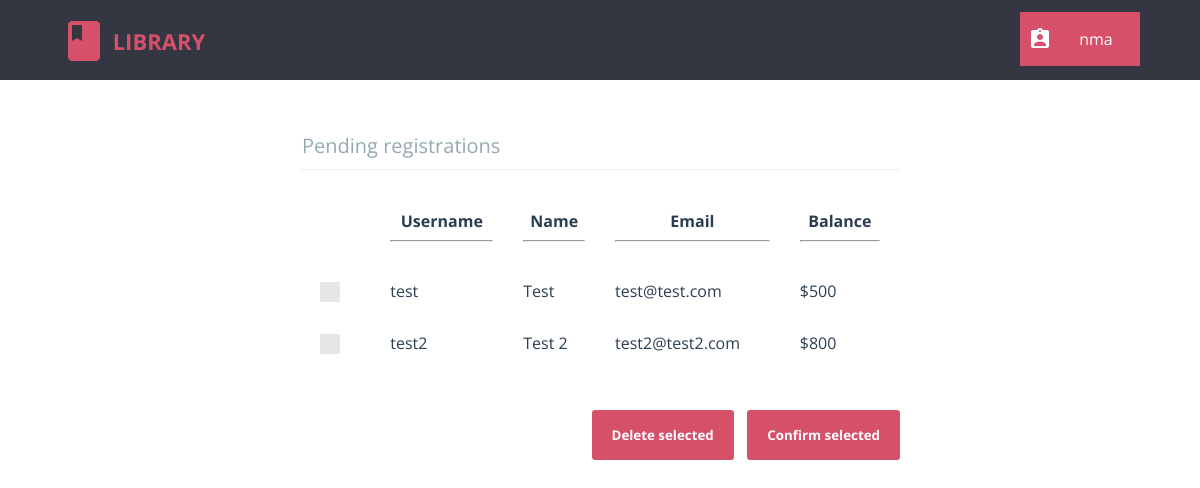
Before: /librarian/pending_registrations.php (signed in) with the older database file.
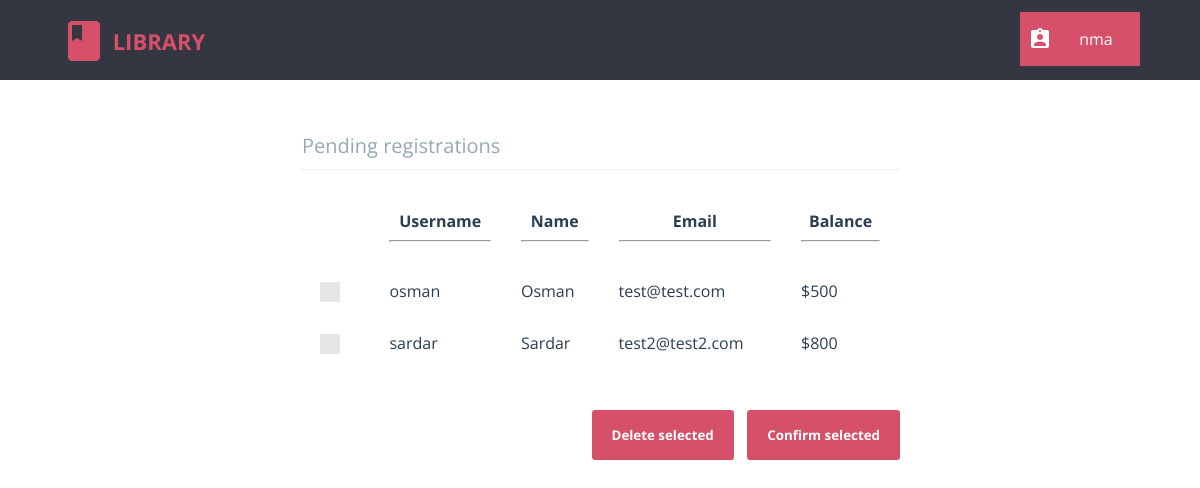
After: the same page with the newer database file.
### tables this page shows
CREATE TABLE `pending_registrations` (
  `username` varchar(20) NOT NULL,
  `password` char(40) NOT NULL,
  `name` varchar(80) NOT NULL,
  `email` varchar(80) NOT NULL,
  `balance` int(4) NOT NULL,
  `time` timestamp NOT NULL DEFAULT CURRENT_TIMESTAMP
);

### librarian/pending_registrations.php (the view, shortened to what this page needs)
<?php
	require "../db_connect.php";
	require "header_librarian.php";
?>
<html>
	<head>
		<link rel="stylesheet" type="text/css" href="../css/global_styles.css">
		<link rel="stylesheet" type="text/css" href="../css/custom_checkbox_style.css">
		<link rel="stylesheet" type="text/css" href="css/pending_registrations_style.css">
	</head>
	<body>
		<?php
			$query = $con->prepare("SELECT username, name, email, balance FROM pending_registrations");
			$query->execute();
			$result = $query->get_result();
			$rows = mysqli_num_rows($result);
			if($rows == 0)
				echo "<h2 align='center'>No registrations pending</h2>";
			else
			{
				echo "<form class='cd-form' method='POST' action='#'>";
				echo "<legend>Pending registrations</legend>";
				echo "<table width='100%' cellpadding=10 cellspacing=10>
						<tr>
							<th></th>
							<th>Username<hr></th>
							<th>Name<hr></th>
							<th>Email<hr></th>
							<th>Balance<hr></th>
						</tr>";
				for($i=0; $i<$rows; $i++)
				{
					$row = mysqli_fetch_array($result);
					echo "<tr>";
					echo "<td>
							<label class='control control--checkbox'>
								<input type='checkbox' name='cb_".$i."' value='".$row[0]."' />
								<div class='control__indicator'></div>
							</label>
						</td>";
					for($j=0; $j<3; $j++)
						echo "<td>".$row[$j]."</td>";
					echo "<td>$".$row[$j]."</td>";
					echo "</tr>";
				}
				echo "</table><br /><br />";
				echo "<div style='float: right;'>";
				echo "<input type='submit' value='Delete selected' name='l_delete' />&nbsp;&nbsp;&nbsp;&nbsp;";
				echo "<input type='submit' value='Confirm selected' name='l_confirm' />";
				echo "</div>";
				echo "</form>";
			}
		?>
	</body>
</html>

### librarian/header_librarian.php (shortened to what this page needs)
<html>
	<head>
		<link rel="stylesheet" type="text/css" href="css/header_librarian_style.css" />
	</head>
	<body>
		<header>
			<div id="cd-logo">
				<a href="../">
					<img src="img/ic_logo.svg" alt="Logo" />
					<p>LIBRARY</p>
				</a>
			</div>
			<div class="dropdown">
				<button class="dropbtn">
					<p id="librarian-name"><?php echo $_SESSION['username'] ?></p>
				</button>
			</div>
		</header>
	</body>
</html>

### librarian/css/header_librarian_style.css (style rules this page uses)
html * { -webkit-font-smoothing: antialiased; -moz-osx-font-smoothing: grayscale; }
*, *:after, *:before { -webkit-box-sizing: border-box; -moz-box-sizing: border-box; box-sizing: border-box; }
body { font-size: 100%; font-family: "Open Sans", sans-serif; background-color: white; margin: 0; }
img { max-width: 100%; }
header { position: relative; height: 50px; background: #343642; }
header #cd-logo { float: left; margin: 0 0 0 5%; -webkit-transform-origin: 0 50%; -moz-transform-origin: 0 50%; -ms-transform-origin: 0 50%; -o-transform-origin: 0 50%; transform-origin: 0 50%; -webkit-transform: scale(0.8); -moz-transform: scale(0.8); -ms-transform: scale(0.8); -o-transform: scale(0.8); transform: scale(0.8); }
header #cd-logo img , header #cd-logo p { display: inline-block; vertical-align: middle; }
header #cd-logo p { font-size: 2.2rem !important; color: #d75069; font-weight: bold; font-size: 1.4rem; }
header::after { content: ''; display: table; clear: both; }
header a { text-decoration: none; }
@media only screen and (min-width: 768px) { header { height: 80px; } }
@media only screen and (min-width: 768px) { header #cd-logo { margin: 4px 0 0 5%; -webkit-transform: scale(1); -moz-transform: scale(1); -ms-transform: scale(1); -o-transform: scale(1); transform: scale(1); } }
.dropbtn { background: url("../img/ic_librarian.svg") no-repeat 8px center; background-color: #d75069; margin-top: 10%; color: white; min-width: 120px; padding: 0 8px 0 8px; font-size: 16px; font-family: "Open Sans", sans-serif; border: none; cursor: pointer; }
#librarian-name { margin-left: 32px; }
.dropdown { position: relative; display: inline-block; float: right; margin-right: 5%; }

### css/global_styles.css (style rules this page uses)
*, *::after, *::before { -webkit-box-sizing: border-box; -moz-box-sizing: border-box; box-sizing: border-box; }
html { font-size: 62.5%; }
body { font-size: 1.8rem; font-family: "Open Sans", sans-serif; color: #2b3e51; background-color: #ffffff; }

### css/custom_checkbox_style.css (style rules this page uses)
.control { font-size: 18px; position: relative; display: block; margin-bottom: 15px; padding-left: 30px; cursor: pointer; }
.control__indicator { position: absolute; top: -2px; left: 0; width: 20px; height: 20px; background: #e6e6e6; }
.control__indicator:after { position: absolute; display: none; content: ''; }
.control--checkbox .control__indicator:after { top: 4px; left: 8px; width: 5px; height: 10px; transform: rotate(45deg); border: solid #fff; border-width: 0 2px 2px 0; }

### librarian/css/pending_registrations_style.css (style rules this page uses)
.cd-form { width: 90%; max-width: 600px; margin: 4em auto; font-size: 1.3rem; color: #94aab0; margin-bottom: 10px; display: block; }
.cd-form::after { clear: both; content: ""; display: table; }
.cd-form legend { padding-bottom: 10px; margin-bottom: 20px; font-size: 2rem; border-bottom: 1px solid #ecf0f1; }
.cd-form legend { display: block; width: 100%; -webkit-appearance: none; -moz-appearance: none; -ms-appearance: none; -o-appearance: none; appearance: none; }
.cd-form input[type="submit"] { border: none; background: #d75069; border-radius: .25em; padding: 16px 20px; color: #ffffff; font-weight: bold; font-family: "Open Sans", sans-serif; cursor: pointer; -webkit-font-smoothing: antialiased; -moz-osx-font-smoothing: grayscale; -webkit-appearance: none; -moz-appearance: none; -ms-appearance: none; -o-appearance: none; appearance: none; }

Changed rows visible on the page:
removed pending_registrations: username "test", name "Test", email "test@test.com", balance "500"
removed pending_registrations: username "test2", name "Test 2", email "test2@test2.com", balance "800"
added pending_registrations: username "osman", name "Osman", email "test@test.com", balance "500"
added pending_registrations: username "sardar", name "Sardar", email "test2@test2.com", balance "800"
